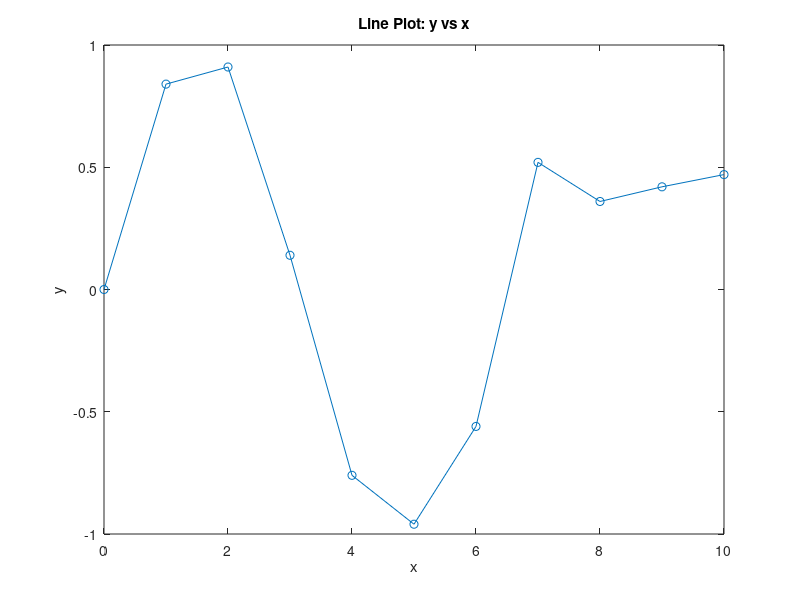

MATLAB code to generate this figure:
x = [0, 1, 2, 3, 4, 5, 6, 7, 8, 9, 10];
y = [0, 0.84, 0.91, 0.14, -0.76, -0.96, -0.56, 0.52, 0.36, 0.42, 0.47];

figure;
plot(x, y, '-o');
title('Line Plot: y vs x');
xlabel('x');
ylabel('y');